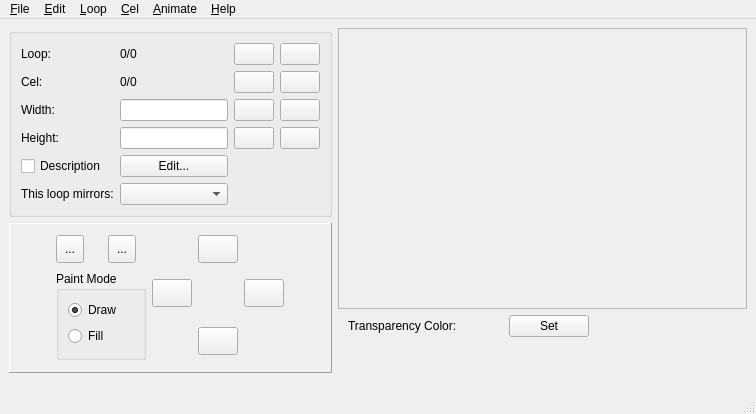
<?xml version="1.0" encoding="UTF-8"?>
<ui version="4.0">
 <class>ViewEdit</class>
 <widget class="QMainWindow" name="ViewEdit">
  <property name="geometry">
   <rect>
    <x>0</x>
    <y>0</y>
    <width>756</width>
    <height>414</height>
   </rect>
  </property>
  <property name="sizePolicy">
   <sizepolicy hsizetype="Preferred" vsizetype="Preferred">
    <horstretch>0</horstretch>
    <verstretch>0</verstretch>
   </sizepolicy>
  </property>
  <property name="windowTitle">
   <string>View Editor</string>
  </property>
  <property name="windowIcon">
   <iconset resource="agistudio.qrc">
    <normaloff>:/icons/toolbar_viewedit.xpm</normaloff>:/icons/toolbar_viewedit.xpm</iconset>
  </property>
  <widget class="QWidget" name="centralwidget">
   <property name="enabled">
    <bool>true</bool>
   </property>
   <property name="autoFillBackground">
    <bool>false</bool>
   </property>
   <layout class="QHBoxLayout" name="horizontalLayout_2">
    <item>
     <layout class="QHBoxLayout" name="primaryLayout">
      <item>
       <layout class="QVBoxLayout" name="toolColumnLayout">
        <item>
         <widget class="QGroupBox" name="toolBoxGroup">
          <property name="sizePolicy">
           <sizepolicy hsizetype="Preferred" vsizetype="Fixed">
            <horstretch>0</horstretch>
            <verstretch>0</verstretch>
           </sizepolicy>
          </property>
          <property name="maximumSize">
           <size>
            <width>16777215</width>
            <height>16777215</height>
           </size>
          </property>
          <property name="toolTip">
           <string>Draw Tools</string>
          </property>
          <property name="title">
           <string/>
          </property>
          <layout class="QGridLayout" name="gridLayout_3">
           <item row="3" column="0">
            <widget class="QLabel" name="labelHeight">
             <property name="text">
              <string>Height:</string>
             </property>
             <property name="buddy">
              <cstring>lineEditHeight</cstring>
             </property>
            </widget>
           </item>
           <item row="5" column="1">
            <widget class="QComboBox" name="comboBoxMirrorLoop">
             <property name="currentText">
              <string/>
             </property>
             <property name="placeholderText">
              <string>No other loop</string>
             </property>
            </widget>
           </item>
           <item row="0" column="1">
            <widget class="QLabel" name="labelLoopNum">
             <property name="text">
              <string>0/0</string>
             </property>
            </widget>
           </item>
           <item row="0" column="0">
            <widget class="QLabel" name="labelLoop">
             <property name="text">
              <string>Loop:</string>
             </property>
            </widget>
           </item>
           <item row="5" column="0">
            <widget class="QLabel" name="labelMirror">
             <property name="text">
              <string>This loop mirrors:</string>
             </property>
             <property name="buddy">
              <cstring>comboBoxMirrorLoop</cstring>
             </property>
            </widget>
           </item>
           <item row="4" column="0">
            <widget class="QCheckBox" name="checkBoxDescription">
             <property name="text">
              <string>Description</string>
             </property>
            </widget>
           </item>
           <item row="0" column="2">
            <widget class="QPushButton" name="pushButtonLoopLeft">
             <property name="text">
              <string/>
             </property>
             <property name="icon">
              <iconset resource="agistudio.qrc">
               <normaloff>:/icons/left_x.xpm</normaloff>:/icons/left_x.xpm</iconset>
             </property>
            </widget>
           </item>
           <item row="2" column="0">
            <widget class="QLabel" name="labelWidth">
             <property name="text">
              <string>Width:</string>
             </property>
             <property name="buddy">
              <cstring>lineEditWidth</cstring>
             </property>
            </widget>
           </item>
           <item row="1" column="0">
            <widget class="QLabel" name="labelCel">
             <property name="text">
              <string>Cel:</string>
             </property>
            </widget>
           </item>
           <item row="1" column="1">
            <widget class="QLabel" name="labelCelNum">
             <property name="text">
              <string>0/0</string>
             </property>
            </widget>
           </item>
           <item row="2" column="1">
            <widget class="QLineEdit" name="lineEditWidth">
             <property name="sizePolicy">
              <sizepolicy hsizetype="Maximum" vsizetype="Fixed">
               <horstretch>0</horstretch>
               <verstretch>0</verstretch>
              </sizepolicy>
             </property>
            </widget>
           </item>
           <item row="3" column="1">
            <widget class="QLineEdit" name="lineEditHeight">
             <property name="sizePolicy">
              <sizepolicy hsizetype="Maximum" vsizetype="Fixed">
               <horstretch>0</horstretch>
               <verstretch>0</verstretch>
              </sizepolicy>
             </property>
            </widget>
           </item>
           <item row="0" column="3">
            <widget class="QPushButton" name="pushButtonLoopRight">
             <property name="text">
              <string/>
             </property>
             <property name="icon">
              <iconset resource="agistudio.qrc">
               <normaloff>:/icons/right_x.xpm</normaloff>:/icons/right_x.xpm</iconset>
             </property>
            </widget>
           </item>
           <item row="1" column="2">
            <widget class="QPushButton" name="pushButtonCelLeft">
             <property name="text">
              <string/>
             </property>
             <property name="icon">
              <iconset resource="agistudio.qrc">
               <normaloff>:/icons/left_x.xpm</normaloff>:/icons/left_x.xpm</iconset>
             </property>
            </widget>
           </item>
           <item row="1" column="3">
            <widget class="QPushButton" name="pushButtonCelRight">
             <property name="text">
              <string/>
             </property>
             <property name="icon">
              <iconset resource="agistudio.qrc">
               <normaloff>:/icons/right_x.xpm</normaloff>:/icons/right_x.xpm</iconset>
             </property>
            </widget>
           </item>
           <item row="2" column="2">
            <widget class="QPushButton" name="pushButtonWidthleft">
             <property name="text">
              <string/>
             </property>
             <property name="icon">
              <iconset resource="agistudio.qrc">
               <normaloff>:/icons/left_x.xpm</normaloff>:/icons/left_x.xpm</iconset>
             </property>
            </widget>
           </item>
           <item row="3" column="2">
            <widget class="QPushButton" name="pushButtonHeightLeft">
             <property name="text">
              <string/>
             </property>
             <property name="icon">
              <iconset resource="agistudio.qrc">
               <normaloff>:/icons/left_x.xpm</normaloff>:/icons/left_x.xpm</iconset>
             </property>
            </widget>
           </item>
           <item row="2" column="3">
            <widget class="QPushButton" name="pushButtonWidthRight">
             <property name="text">
              <string/>
             </property>
             <property name="icon">
              <iconset resource="agistudio.qrc">
               <normaloff>:/icons/right_x.xpm</normaloff>:/icons/right_x.xpm</iconset>
             </property>
            </widget>
           </item>
           <item row="3" column="3">
            <widget class="QPushButton" name="pushButtonHeightRight">
             <property name="text">
              <string/>
             </property>
             <property name="icon">
              <iconset resource="agistudio.qrc">
               <normaloff>:/icons/right_x.xpm</normaloff>:/icons/right_x.xpm</iconset>
             </property>
            </widget>
           </item>
           <item row="4" column="1">
            <widget class="QPushButton" name="pushButtonEditDesc">
             <property name="text">
              <string>Edit...</string>
             </property>
            </widget>
           </item>
          </layout>
         </widget>
        </item>
        <item>
         <widget class="QFrame" name="frame">
          <property name="sizePolicy">
           <sizepolicy hsizetype="Minimum" vsizetype="Preferred">
            <horstretch>0</horstretch>
            <verstretch>0</verstretch>
           </sizepolicy>
          </property>
          <property name="minimumSize">
           <size>
            <width>0</width>
            <height>150</height>
           </size>
          </property>
          <property name="frameShape">
           <enum>QFrame::Panel</enum>
          </property>
          <property name="frameShadow">
           <enum>QFrame::Raised</enum>
          </property>
          <layout class="QHBoxLayout" name="horizontalLayout">
           <item>
            <layout class="QGridLayout" name="gridLayout">
             <item row="2" column="3">
              <widget class="QPushButton" name="pushButtonDown">
               <property name="sizePolicy">
                <sizepolicy hsizetype="Fixed" vsizetype="Fixed">
                 <horstretch>0</horstretch>
                 <verstretch>0</verstretch>
                </sizepolicy>
               </property>
               <property name="minimumSize">
                <size>
                 <width>28</width>
                 <height>28</height>
                </size>
               </property>
               <property name="text">
                <string/>
               </property>
               <property name="icon">
                <iconset resource="agistudio.qrc">
                 <normaloff>:/icons/downarrow_x.xpm</normaloff>:/icons/downarrow_x.xpm</iconset>
               </property>
              </widget>
             </item>
             <item row="1" column="4">
              <widget class="QPushButton" name="pushButtonRight">
               <property name="sizePolicy">
                <sizepolicy hsizetype="Maximum" vsizetype="Fixed">
                 <horstretch>0</horstretch>
                 <verstretch>0</verstretch>
                </sizepolicy>
               </property>
               <property name="minimumSize">
                <size>
                 <width>28</width>
                 <height>28</height>
                </size>
               </property>
               <property name="text">
                <string/>
               </property>
               <property name="icon">
                <iconset resource="agistudio.qrc">
                 <normaloff>:/icons/rightarrow_x.xpm</normaloff>:/icons/rightarrow_x.xpm</iconset>
               </property>
              </widget>
             </item>
             <item row="1" column="2">
              <widget class="QPushButton" name="pushButtonLeft">
               <property name="sizePolicy">
                <sizepolicy hsizetype="Maximum" vsizetype="Fixed">
                 <horstretch>0</horstretch>
                 <verstretch>0</verstretch>
                </sizepolicy>
               </property>
               <property name="minimumSize">
                <size>
                 <width>28</width>
                 <height>28</height>
                </size>
               </property>
               <property name="text">
                <string/>
               </property>
               <property name="icon">
                <iconset resource="agistudio.qrc">
                 <normaloff>:/icons/leftarrow_x.xpm</normaloff>:/icons/leftarrow_x.xpm</iconset>
               </property>
              </widget>
             </item>
             <item row="0" column="3">
              <widget class="QPushButton" name="pushButtonUp">
               <property name="sizePolicy">
                <sizepolicy hsizetype="Maximum" vsizetype="Fixed">
                 <horstretch>0</horstretch>
                 <verstretch>0</verstretch>
                </sizepolicy>
               </property>
               <property name="minimumSize">
                <size>
                 <width>28</width>
                 <height>28</height>
                </size>
               </property>
               <property name="text">
                <string/>
               </property>
               <property name="icon">
                <iconset resource="agistudio.qrc">
                 <normaloff>:/icons/uparrow_x.xpm</normaloff>:/icons/uparrow_x.xpm</iconset>
               </property>
              </widget>
             </item>
             <item row="0" column="1">
              <widget class="QToolButton" name="zoomInButton">
               <property name="minimumSize">
                <size>
                 <width>28</width>
                 <height>28</height>
                </size>
               </property>
               <property name="toolTip">
                <string>Zoom In</string>
               </property>
               <property name="text">
                <string>...</string>
               </property>
               <property name="icon">
                <iconset resource="agistudio.qrc">
                 <normaloff>:/icons/zoom_plus_x.xpm</normaloff>:/icons/zoom_plus_x.xpm</iconset>
               </property>
              </widget>
             </item>
             <item row="0" column="0">
              <widget class="QToolButton" name="zoomOutButton">
               <property name="minimumSize">
                <size>
                 <width>28</width>
                 <height>28</height>
                </size>
               </property>
               <property name="toolTip">
                <string>Zoom Out</string>
               </property>
               <property name="text">
                <string>...</string>
               </property>
               <property name="icon">
                <iconset resource="agistudio.qrc">
                 <normaloff>:/icons/zoom_minus_x.xpm</normaloff>:/icons/zoom_minus_x.xpm</iconset>
               </property>
              </widget>
             </item>
             <item row="1" column="0" rowspan="2" colspan="2">
              <widget class="QGroupBox" name="groupBox">
               <property name="title">
                <string>Paint Mode</string>
               </property>
               <layout class="QVBoxLayout" name="verticalLayout">
                <item>
                 <widget class="QRadioButton" name="radioButtonDraw">
                  <property name="sizePolicy">
                   <sizepolicy hsizetype="Preferred" vsizetype="Fixed">
                    <horstretch>0</horstretch>
                    <verstretch>0</verstretch>
                   </sizepolicy>
                  </property>
                  <property name="text">
                   <string>Draw</string>
                  </property>
                  <property name="checked">
                   <bool>true</bool>
                  </property>
                  <attribute name="buttonGroup">
                   <string notr="true">buttonGroupDrawMode</string>
                  </attribute>
                 </widget>
                </item>
                <item>
                 <widget class="QRadioButton" name="radioButtonFill">
                  <property name="sizePolicy">
                   <sizepolicy hsizetype="Preferred" vsizetype="Fixed">
                    <horstretch>0</horstretch>
                    <verstretch>0</verstretch>
                   </sizepolicy>
                  </property>
                  <property name="text">
                   <string>Fill</string>
                  </property>
                  <attribute name="buttonGroup">
                   <string notr="true">buttonGroupDrawMode</string>
                  </attribute>
                 </widget>
                </item>
               </layout>
              </widget>
             </item>
            </layout>
           </item>
          </layout>
         </widget>
        </item>
        <item>
         <spacer name="verticalSpacer">
          <property name="orientation">
           <enum>Qt::Vertical</enum>
          </property>
          <property name="sizeHint" stdset="0">
           <size>
            <width>20</width>
            <height>40</height>
           </size>
          </property>
         </spacer>
        </item>
       </layout>
      </item>
      <item>
       <layout class="QVBoxLayout" name="viewColumnLayout">
        <item>
         <widget class="QFrame" name="PictureFrame">
          <property name="sizePolicy">
           <sizepolicy hsizetype="Expanding" vsizetype="MinimumExpanding">
            <horstretch>0</horstretch>
            <verstretch>0</verstretch>
           </sizepolicy>
          </property>
          <property name="minimumSize">
           <size>
            <width>400</width>
            <height>200</height>
           </size>
          </property>
          <property name="frameShape">
           <enum>QFrame::StyledPanel</enum>
          </property>
          <property name="frameShadow">
           <enum>QFrame::Sunken</enum>
          </property>
          <layout class="QGridLayout" name="gridLayout_2"/>
         </widget>
        </item>
        <item>
         <layout class="QHBoxLayout" name="horizontalLayoutTrans">
          <property name="leftMargin">
           <number>10</number>
          </property>
          <property name="rightMargin">
           <number>10</number>
          </property>
          <item>
           <widget class="QLabel" name="labelTrans">
            <property name="sizePolicy">
             <sizepolicy hsizetype="Maximum" vsizetype="Maximum">
              <horstretch>0</horstretch>
              <verstretch>0</verstretch>
             </sizepolicy>
            </property>
            <property name="text">
             <string>Transparency Color:</string>
            </property>
           </widget>
          </item>
          <item>
           <widget class="QWidget" name="transcolor" native="true">
            <property name="minimumSize">
             <size>
              <width>40</width>
              <height>16</height>
             </size>
            </property>
            <property name="maximumSize">
             <size>
              <width>100</width>
              <height>30</height>
             </size>
            </property>
            <property name="autoFillBackground">
             <bool>true</bool>
            </property>
           </widget>
          </item>
          <item>
           <widget class="QPushButton" name="pushButtonSetTrans">
            <property name="sizePolicy">
             <sizepolicy hsizetype="Maximum" vsizetype="Fixed">
              <horstretch>0</horstretch>
              <verstretch>0</verstretch>
             </sizepolicy>
            </property>
            <property name="text">
             <string>Set</string>
            </property>
           </widget>
          </item>
          <item>
           <spacer name="horizontalSpacer">
            <property name="orientation">
             <enum>Qt::Horizontal</enum>
            </property>
            <property name="sizeHint" stdset="0">
             <size>
              <width>40</width>
              <height>20</height>
             </size>
            </property>
           </spacer>
          </item>
         </layout>
        </item>
        <item>
         <widget class="QWidget" name="PaletteWidget" native="true">
          <property name="sizePolicy">
           <sizepolicy hsizetype="Preferred" vsizetype="Preferred">
            <horstretch>0</horstretch>
            <verstretch>0</verstretch>
           </sizepolicy>
          </property>
          <property name="minimumSize">
           <size>
            <width>250</width>
            <height>40</height>
           </size>
          </property>
          <property name="maximumSize">
           <size>
            <width>350</width>
            <height>80</height>
           </size>
          </property>
         </widget>
        </item>
       </layout>
      </item>
     </layout>
    </item>
   </layout>
  </widget>
  <widget class="QMenuBar" name="menubar">
   <property name="geometry">
    <rect>
     <x>0</x>
     <y>0</y>
     <width>756</width>
     <height>21</height>
    </rect>
   </property>
   <widget class="QMenu" name="menu_File">
    <property name="title">
     <string>&amp;File</string>
    </property>
    <addaction name="actionNew"/>
    <addaction name="actionOpenfromFile"/>
    <addaction name="actionSavetoGame"/>
    <addaction name="actionSavetoGameAs"/>
    <addaction name="actionSavetoFile"/>
    <addaction name="separator"/>
    <addaction name="actionDeleteView"/>
    <addaction name="separator"/>
    <addaction name="actionClose"/>
   </widget>
   <widget class="QMenu" name="menu_Help">
    <property name="title">
     <string>&amp;Help</string>
    </property>
    <addaction name="actionEditorHelp"/>
   </widget>
   <widget class="QMenu" name="menu_Edit">
    <property name="title">
     <string>&amp;Edit</string>
    </property>
    <addaction name="actionUndo"/>
    <addaction name="separator"/>
    <addaction name="actionCopyCel"/>
    <addaction name="actionPasteCel"/>
   </widget>
   <widget class="QMenu" name="menu_Loop">
    <property name="title">
     <string>&amp;Loop</string>
    </property>
    <addaction name="actionNextLoop"/>
    <addaction name="actionPreviousLoop"/>
    <addaction name="actionFirstLoop"/>
    <addaction name="actionLastLoop"/>
    <addaction name="separator"/>
    <addaction name="actionInsertBeforeLoop"/>
    <addaction name="actionInsertAfterLoop"/>
    <addaction name="actionAppendLoop"/>
    <addaction name="actionDeleteLoop"/>
    <addaction name="actionClear"/>
   </widget>
   <widget class="QMenu" name="menu_Cel">
    <property name="title">
     <string>&amp;Cel</string>
    </property>
    <addaction name="actionNextCel"/>
    <addaction name="actionPreviousCel"/>
    <addaction name="actionFirstCel"/>
    <addaction name="actionLastCel"/>
    <addaction name="separator"/>
    <addaction name="actionInsertBeforeCel"/>
    <addaction name="actionInsertAfterCel"/>
    <addaction name="actionAppendCel"/>
    <addaction name="actionDeleteCel"/>
    <addaction name="actionClearCel"/>
    <addaction name="separator"/>
    <addaction name="actionFlipCelHorizontally"/>
    <addaction name="actionFlipCelVertically"/>
    <addaction name="separator"/>
    <addaction name="actionLoadCelFromFile"/>
   </widget>
   <widget class="QMenu" name="menu_Animate">
    <property name="title">
     <string>&amp;Animate</string>
    </property>
    <addaction name="actionAnimationOptions"/>
   </widget>
   <addaction name="menu_File"/>
   <addaction name="menu_Edit"/>
   <addaction name="menu_Loop"/>
   <addaction name="menu_Cel"/>
   <addaction name="menu_Animate"/>
   <addaction name="menu_Help"/>
  </widget>
  <widget class="QStatusBar" name="statusbar"/>
  <action name="actionEditorHelp">
   <property name="text">
    <string>View &amp;Editor Help...</string>
   </property>
  </action>
  <action name="actionNew">
   <property name="text">
    <string>&amp;New</string>
   </property>
  </action>
  <action name="actionDeleteView">
   <property name="text">
    <string>&amp;Delete</string>
   </property>
  </action>
  <action name="actionClose">
   <property name="text">
    <string>&amp;Close</string>
   </property>
  </action>
  <action name="actionOpenfromFile">
   <property name="text">
    <string>&amp;Open...</string>
   </property>
  </action>
  <action name="actionSavetoGame">
   <property name="text">
    <string>&amp;Save to Game...</string>
   </property>
  </action>
  <action name="actionSavetoGameAs">
   <property name="text">
    <string>Save to Game &amp;As...</string>
   </property>
  </action>
  <action name="actionSavetoFile">
   <property name="text">
    <string>Save to file...</string>
   </property>
  </action>
  <action name="actionUndo">
   <property name="text">
    <string>&amp;Undo</string>
   </property>
   <property name="shortcut">
    <string>Ctrl+Z</string>
   </property>
  </action>
  <action name="actionCopyCel">
   <property name="text">
    <string>&amp;Copy Cel</string>
   </property>
   <property name="shortcut">
    <string>Ctrl+C</string>
   </property>
  </action>
  <action name="actionPasteCel">
   <property name="text">
    <string>&amp;Paste Cel</string>
   </property>
   <property name="shortcut">
    <string>Ctrl+V</string>
   </property>
  </action>
  <action name="actionNextLoop">
   <property name="text">
    <string>&amp;Next</string>
   </property>
  </action>
  <action name="actionPreviousLoop">
   <property name="text">
    <string>&amp;Previous</string>
   </property>
  </action>
  <action name="actionFirstLoop">
   <property name="text">
    <string>&amp;First</string>
   </property>
  </action>
  <action name="actionLastLoop">
   <property name="text">
    <string>&amp;Last</string>
   </property>
  </action>
  <action name="actionInsertBeforeLoop">
   <property name="text">
    <string>Insert &amp;Before</string>
   </property>
  </action>
  <action name="actionInsertAfterLoop">
   <property name="text">
    <string>&amp;Insert After</string>
   </property>
  </action>
  <action name="actionAppendLoop">
   <property name="text">
    <string>&amp;Append</string>
   </property>
  </action>
  <action name="actionDeleteLoop">
   <property name="text">
    <string>&amp;Delete</string>
   </property>
  </action>
  <action name="actionClear">
   <property name="text">
    <string>&amp;Clear</string>
   </property>
  </action>
  <action name="actionNextCel">
   <property name="text">
    <string>&amp;Next</string>
   </property>
  </action>
  <action name="actionPreviousCel">
   <property name="text">
    <string>&amp;Previous</string>
   </property>
  </action>
  <action name="actionFirstCel">
   <property name="text">
    <string>&amp;First</string>
   </property>
  </action>
  <action name="actionLastCel">
   <property name="text">
    <string>&amp;Last</string>
   </property>
  </action>
  <action name="actionInsertBeforeCel">
   <property name="text">
    <string>Insert &amp;Before</string>
   </property>
  </action>
  <action name="actionInsertAfterCel">
   <property name="text">
    <string>&amp;Insert After</string>
   </property>
  </action>
  <action name="actionDeleteCel">
   <property name="text">
    <string>&amp;Delete</string>
   </property>
  </action>
  <action name="actionClearCel">
   <property name="text">
    <string>&amp;Clear</string>
   </property>
  </action>
  <action name="actionAppendCel">
   <property name="text">
    <string>&amp;Append</string>
   </property>
  </action>
  <action name="actionFlipCelHorizontally">
   <property name="text">
    <string>Flip &amp;Horizontally</string>
   </property>
  </action>
  <action name="actionFlipCelVertically">
   <property name="text">
    <string>Flip &amp;Vertically</string>
   </property>
  </action>
  <action name="actionAnimationOptions">
   <property name="text">
    <string>Animation &amp;Options...</string>
   </property>
  </action>
  <action name="actionLoadCelFromFile">
   <property name="text">
    <string>L&amp;oad from file...</string>
   </property>
  </action>
 </widget>
 <tabstops>
  <tabstop>pushButtonLoopLeft</tabstop>
  <tabstop>pushButtonLoopRight</tabstop>
  <tabstop>pushButtonCelLeft</tabstop>
  <tabstop>pushButtonCelRight</tabstop>
  <tabstop>lineEditWidth</tabstop>
  <tabstop>pushButtonWidthleft</tabstop>
  <tabstop>pushButtonWidthRight</tabstop>
  <tabstop>lineEditHeight</tabstop>
  <tabstop>pushButtonHeightLeft</tabstop>
  <tabstop>pushButtonHeightRight</tabstop>
  <tabstop>checkBoxDescription</tabstop>
  <tabstop>pushButtonEditDesc</tabstop>
  <tabstop>comboBoxMirrorLoop</tabstop>
  <tabstop>zoomOutButton</tabstop>
  <tabstop>zoomInButton</tabstop>
  <tabstop>radioButtonDraw</tabstop>
  <tabstop>radioButtonFill</tabstop>
  <tabstop>pushButtonLeft</tabstop>
  <tabstop>pushButtonUp</tabstop>
  <tabstop>pushButtonRight</tabstop>
  <tabstop>pushButtonDown</tabstop>
  <tabstop>pushButtonSetTrans</tabstop>
 </tabstops>
 <resources>
  <include location="agistudio.qrc"/>
 </resources>
 <connections/>
 <buttongroups>
  <buttongroup name="buttonGroupDrawMode"/>
 </buttongroups>
</ui>
